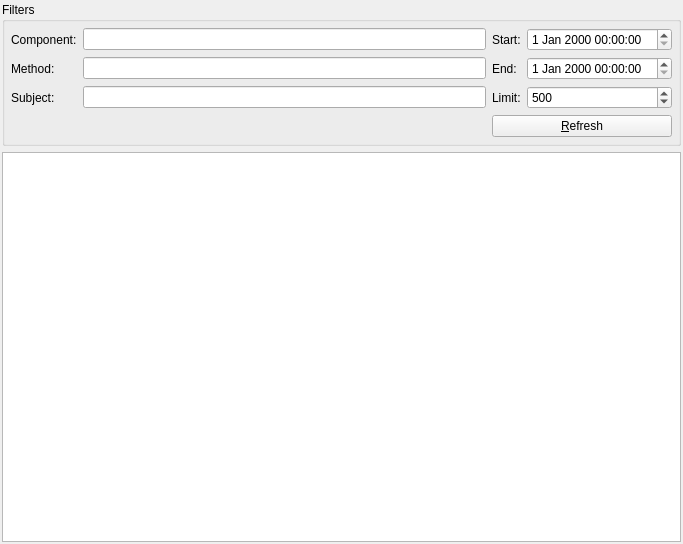
<ui version="4.0" >
 <class>NotificationWidgetUI</class>
 <widget class="QWidget" name="NotificationWidgetUI" >
  <property name="geometry" >
   <rect>
    <x>0</x>
    <y>0</y>
    <width>683</width>
    <height>544</height>
   </rect>
  </property>
  <property name="windowTitle" >
   <string>Form</string>
  </property>
  <layout class="QVBoxLayout" >
   <property name="margin" >
    <number>2</number>
   </property>
   <property name="spacing" >
    <number>6</number>
   </property>
   <item>
    <widget class="QGroupBox" name="groupBox" >
     <property name="title" >
      <string>Filters</string>
     </property>
     <layout class="QGridLayout" >
      <property name="margin" >
       <number>6</number>
      </property>
      <property name="spacing" >
       <number>6</number>
      </property>
      <item row="3" column="2" colspan="2" >
       <widget class="QPushButton" name="mRefreshButton" >
        <property name="text" >
         <string>&amp;Refresh</string>
        </property>
       </widget>
      </item>
      <item row="2" column="2" >
       <widget class="QLabel" name="label_6" >
        <property name="text" >
         <string>Limit:</string>
        </property>
       </widget>
      </item>
      <item row="2" column="3" >
       <widget class="QSpinBox" name="mLimitSpin" >
        <property name="maximum" >
         <number>50000</number>
        </property>
        <property name="minimum" >
         <number>1</number>
        </property>
        <property name="value" >
         <number>500</number>
        </property>
       </widget>
      </item>
      <item row="1" column="2" >
       <widget class="QLabel" name="label_5" >
        <property name="text" >
         <string>End:</string>
        </property>
       </widget>
      </item>
      <item row="0" column="2" >
       <widget class="QLabel" name="label_4" >
        <property name="text" >
         <string>Start:</string>
        </property>
       </widget>
      </item>
      <item row="1" column="3" >
       <widget class="QDateTimeEdit" name="mEndDateTime" />
      </item>
      <item row="0" column="3" >
       <widget class="QDateTimeEdit" name="mStartDateTime" />
      </item>
      <item row="2" column="1" >
       <widget class="QLineEdit" name="mSubjectEdit" />
      </item>
      <item row="1" column="1" >
       <widget class="QLineEdit" name="mMethodEdit" />
      </item>
      <item row="0" column="1" >
       <widget class="QLineEdit" name="mComponentEdit" />
      </item>
      <item row="0" column="0" >
       <widget class="QLabel" name="label" >
        <property name="text" >
         <string>Component:</string>
        </property>
       </widget>
      </item>
      <item row="2" column="0" >
       <widget class="QLabel" name="label_3" >
        <property name="text" >
         <string>Subject:</string>
        </property>
       </widget>
      </item>
      <item row="1" column="0" >
       <widget class="QLabel" name="label_2" >
        <property name="text" >
         <string>Method:</string>
        </property>
       </widget>
      </item>
     </layout>
    </widget>
   </item>
   <item>
    <widget class="NotificationView" name="mNotificationView" />
   </item>
  </layout>
 </widget>
 <customwidgets>
  <customwidget>
   <class>NotificationView</class>
   <extends>QTreeView</extends>
   <header>notificationview.h</header>
  </customwidget>
 </customwidgets>
 <resources/>
 <connections/>
</ui>
